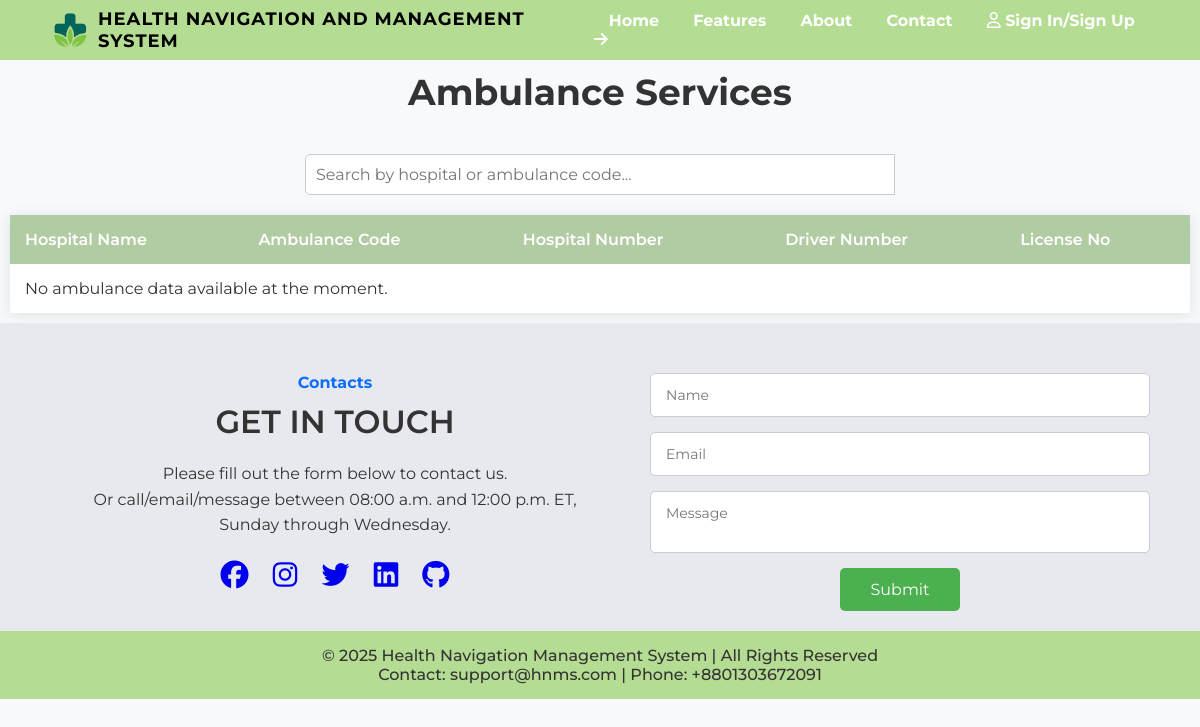
Page /view/landingPageAmbulance.php on the earlier database version.
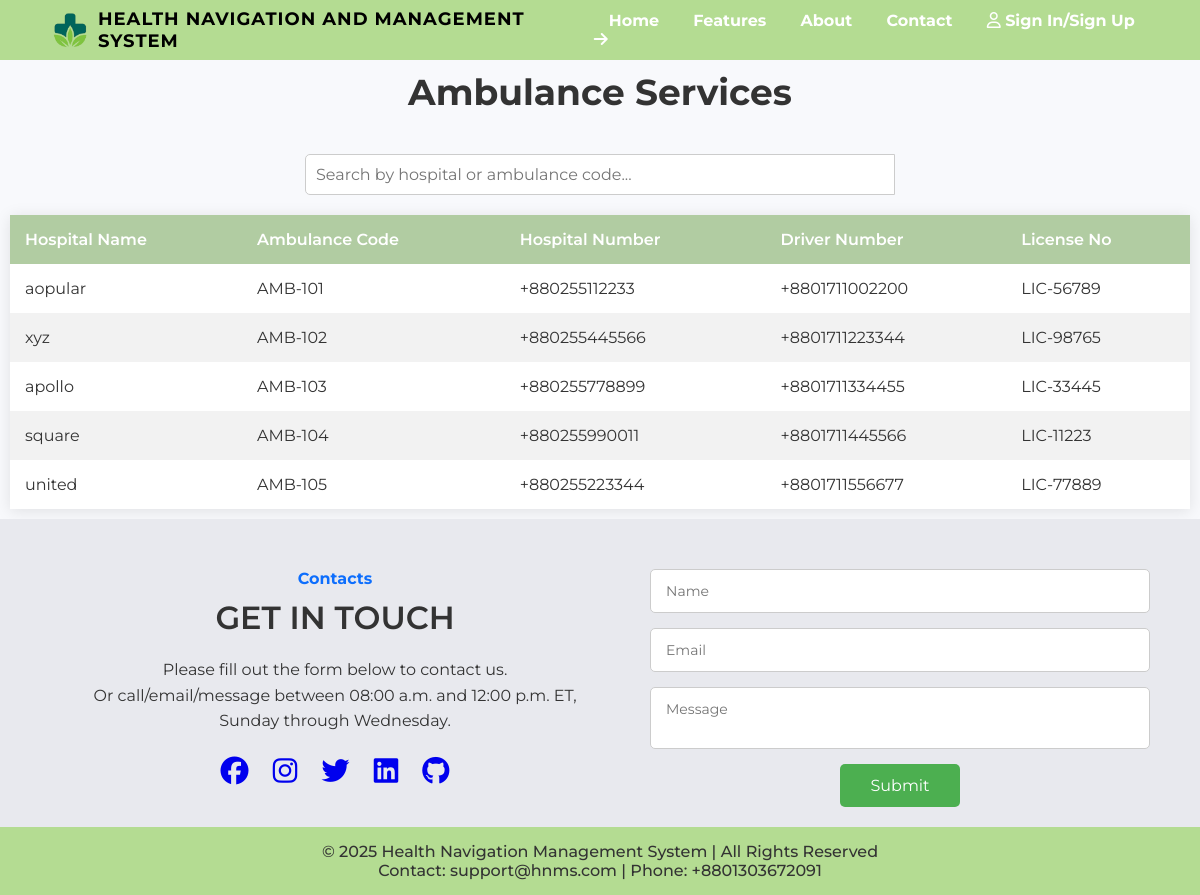
Same page on the later database version.
### tables this page shows
CREATE TABLE `ambulance` (
  `ambulanceId` int(11) NOT NULL,
  `hospitalName` varchar(100) NOT NULL,
  `ambulanceCode` varchar(50) NOT NULL,
  `hospitalNumber` varchar(20) DEFAULT NULL,
  `driverNumber` varchar(20) DEFAULT NULL,
  `licenseNo` varchar(50) NOT NULL
);

### controller/landingPageController.php (called while the page is built, shortened)
<?php
require_once '../model/landingPageData.php';
$dataModel = new LandingPageData();
if (isset($pageType)) {
    switch ($pageType) {
        case 'ambulance':
            $ambulanceData = $dataModel->getAmbulanceData();
            break;
    }
}
?>

### model/landingPageData.php (called while the page is built, shortened)
<?php
require_once '../config/db_connection.php';
class LandingPageData {
    public function getAmbulanceData() {
        global $conn;
        $sql = "SELECT hospitalName, ambulanceCode, hospitalNumber, driverNumber, licenseNo FROM ambulance";
        $result = $conn->query($sql);
        $ambulances = [];
        if ($result->num_rows > 0) {
            while($row = $result->fetch_assoc()) {
                $ambulances[] = $row;
            }
        }
        return $ambulances;
    }
}
?>

### view/landingPageAmbulance.php (the view, shortened to what this page needs)
<!DOCTYPE html>
<html lang="en">
<head>
  <link rel="stylesheet" href="../assets/css/landingpage.css">
</head>
<body>
<?php include 'header.php'; ?>
<?php
    $pageType = 'ambulance';
    include '../controller/landingPageController.php';
?>
<link rel="stylesheet" href="../assets/css/landingExtension.css">
<section class="diagnostic">
    <h2>Ambulance Services</h2>
    <div class="search-container">
        <input type="text" id="ambulanceSearchInput" placeholder="Search by hospital or ambulance code...">
    </div>
    <div class="table-container">
        <table>
            <thead>
                <tr>
                    <th>Hospital Name</th>
                    <th>Ambulance Code</th>
                    <th>Hospital Number</th>
                    <th>Driver Number</th>
                    <th>License No</th>
                </tr>
            </thead>
            <tbody id="ambulanceTableBody">
                <?php if (!empty($ambulanceData)): ?>
                    <?php foreach ($ambulanceData as $ambulance): ?>
                        <tr>
                            <td><?php echo htmlspecialchars($ambulance['hospitalName']); ?></td>
                            <td><?php echo htmlspecialchars($ambulance['ambulanceCode']); ?></td>
                            <td><?php echo htmlspecialchars($ambulance['hospitalNumber']); ?></td>
                            <td><?php echo htmlspecialchars($ambulance['driverNumber']); ?></td>
                            <td><?php echo htmlspecialchars($ambulance['licenseNo']); ?></td>
                        </tr>
                    <?php endforeach; ?>
                <?php else: ?>
                    <tr>
                        <td colspan="5">No ambulance data available at the moment.</td>
                    </tr>
                <?php endif; ?>
            </tbody>
        </table>
    </div>
</section>
<section>
    <?php include '../view/footer.php'; ?>
</section>
</body>
</html>

### view/header.php (shortened to what this page needs)
<!DOCTYPE html>
<html lang="en">
<head>
     <link rel="stylesheet" href="https://cdnjs.cloudflare.com/ajax/libs/font-awesome/6.6.0/css/all.min.css">
     <link rel="stylesheet" href="../assets/css/global.css">
</head>
<body>
    <header>
    <div class="logo">
      <a href="../view/landingpage.php" style="text-decoration: none; color: inherit; display: inline-flex; align-items: center;">
  <img src="../assets/image/HNMS.png" alt="HNMS Logo" style="height:40px; margin-right:8px;">
  <span>HEALTH NAVIGATION AND MANAGEMENT SYSTEM</span>
</a>
    </div>
    <nav>
      <a href="../view/landingpage.php">Home</a>
      <a href="#">Features</a>
      <a href="#">About</a>
      <a href="#">Contact</a>
      <a href="../view/signin_signup.php"> <i class="fa-regular fa-user"></i> Sign In/Sign Up <i class="fa-solid fa-arrow-right"></i> </a>
    </nav>
  </header>
</body>
</html>

### view/footer.php (shortened to what this page needs)
<!DOCTYPE html>
<html lang="en">
<head>
    <link rel="stylesheet" href="../assets/css/global.css">
</head>
<body>
<section class="contact scroll-reveal" id="contact">
    <div class="contact-container">
      <div class="contact-info">
        <h4>Contacts</h4>
        <h2>GET IN TOUCH</h2>
        <p>
          Please fill out the form below to contact us.<br>
          Or call/email/message between 08:00 a.m. and 12:00 p.m. ET,<br>
          Sunday through Wednesday.
        </p>
        <div class="social">
            <a href="https://www.facebook.com/miyoko.mahzabin" class="facebook">
                <i class="fab fa-facebook"></i>
            </a>
            <a href="https://www.instagram.com/sarkar__shizan/?utm_source=qr&igsh=MTUzNDRla3JncDJ0NQ%3D%3D#" class="instagram">
                <i class="fab fa-instagram"></i>
            </a>
            <a href="https://x.com/farshe_salman_?t=BMU8KePmgZlsIdV4xzlIvw&s=09" class="twitter">
                <i class="fab fa-twitter"></i>
            </a>
            <a href="https://www.linkedin.com/in/miyoko-mahzabin-3b96072ba/" class="linkedin">
                <i class="fab fa-linkedin"></i>
            </a>
            <a href="https://github.com/Farshe-Salman" class="github">
                <i class="fab fa-github"></i>
            </a>
         </div>
      </div>
      <div class="contact-form">
        <form id="form">
          <input type="text" name="name" placeholder="Name" required />
          <input type="email" name="email" placeholder="Email" required />
          <textarea name="message" placeholder="Message" required></textarea>
          <button type="submit">Submit</button>
        </form>
      </div>
    </div>
        <footer>
          <p>© 2025 Health Navigation Management System | All Rights Reserved</p>
          <p>Contact: support@hnms.com | Phone: +8801303672091</p>
        </footer>
  </section>
</body>
</html>

### assets/css/landingpage.css (style rules this page uses)
* { margin: 0; padding: 0; box-sizing: border-box; font-family: 'Montserrat', sans-serif; }
body { background: #f8f9fc; color: #333; }
.scroll-reveal { opacity: 0; transform: translateY(50px); transition: all 0.8s ease-out; }
.scroll-reveal.active { opacity: 1; transform: translateY(0); }
.features .card h3, .section .content h2, .contact-info h2, .contact-info h4 { color: #333; font-weight: 600; }

### assets/css/global.css (style rules this page uses)
header { position: sticky; top: 0; width: 100%; height: 60px; padding: 15px 50px; display: flex; justify-content: space-between; align-items: center; z-index: 999; background: linear-gradient(to right, #b4dc92, #b4dc92); backdrop-filter: blur(3px); color: rgb(0, 0, 0); }
header .logo { display: flex; align-items: center; gap: 15px; }
header .logo img { height: 50px; }
header .logo span { font-size: 18px; font-weight: bold; letter-spacing: 1px; font-family: 'Montserrat', sans-serif; }
nav a { color: white; margin: 0 15px; text-decoration: none; font-weight: bold; font-family: 'Montserrat', sans-serif; }
footer { text-align: center; background: #b4dc92; color: #333; margin-top: 20px; padding: 15px; font-weight: 500; }
.contact { padding-top: 50px; background: #e8e9ee; }
.contact-container { display: flex; flex-wrap: wrap; gap: 40px; justify-content: space-between; }
.contact-info { flex: 1; min-width: 300px; text-align: center; padding-left: 5%; }
.contact-info h4 { color: #0d6efd; margin-bottom: 10px; font-weight: bold; }
.contact-info h2 { font-size: 32px; margin-bottom: 20px; }
.contact-info p { font-size: 16px; line-height: 1.6; margin-bottom: 20px; }
.contact-form { flex: 1; }
.contact-form form { display: flex; flex-direction: column; gap: 15px; }
.contact-form input, .contact-form textarea { width: 100%; max-width: 500px; padding: 12px 15px; border: 1px solid #ccc; border-radius: 5px; resize: none; font-size: 14px; }
.contact-form button { background-color: #4CAF50; color: white; padding: 12px 25px; border: none; border-radius: 5px; cursor: pointer; font-size: 16px; transition: 0.3s; width: 120px; margin-left: 190px; }
.social a { display: inline-block; margin: 0 10px; font-size: 28px; transition: transform 0.3s, color 0.3s; }

### assets/css/landingExtension.css (style rules this page uses)
.diagnostic { padding: 10px; text-align: center; }
.diagnostic h2 { font-size: 36px; margin-bottom: 40px; }
.search-container { margin-bottom: 20px; }
.search-container input[type="text"] { width: 50%; padding: 10px; border: 1px solid #ccc; border-radius: 5px 0 0 5px; font-size: 16px; }
.table-container { margin: 0 auto; max-width: 1200px; }
table { width: 100%; border-collapse: collapse; box-shadow: 0 2px 15px rgba(0, 0, 0, 0.1); background-color: #fff; }
thead { background-color: rgba(100, 153, 70, 0.5); color: #fff; }
th, td { padding: 15px; text-align: left; }
th { font-weight: 600; }
tbody tr:nth-child(even) { background-color: #f2f2f2; }

Differences in the rows shown:
added ambulance: hospitalName "aopular", ambulanceCode "AMB-101", hospitalNumber "+880255112233", driverNumber "+8801711002200", licenseNo "LIC-56789"
added ambulance: hospitalName "xyz", ambulanceCode "AMB-102", hospitalNumber "+880255445566", driverNumber "+8801711223344", licenseNo "LIC-98765"
added ambulance: hospitalName "apollo", ambulanceCode "AMB-103", hospitalNumber "+880255778899", driverNumber "+8801711334455", licenseNo "LIC-33445"
added ambulance: hospitalName "square", ambulanceCode "AMB-104", hospitalNumber "+880255990011", driverNumber "+8801711445566", licenseNo "LIC-11223"
added ambulance: hospitalName "united", ambulanceCode "AMB-105", hospitalNumber "+880255223344", driverNumber "+8801711556677", licenseNo "LIC-77889"
Other differences:
text no longer shown: "No ambulance data available at the moment."
